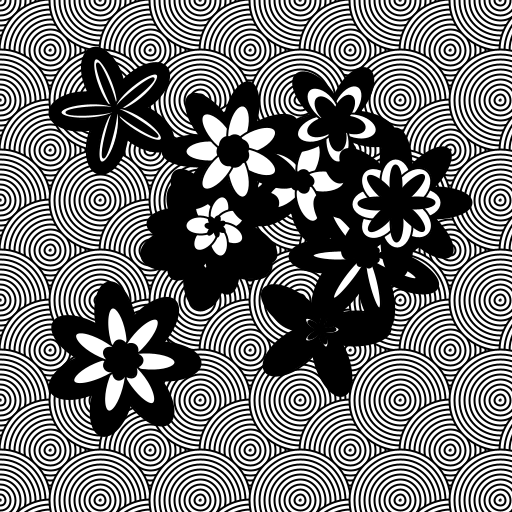
Frame 1 (no input)
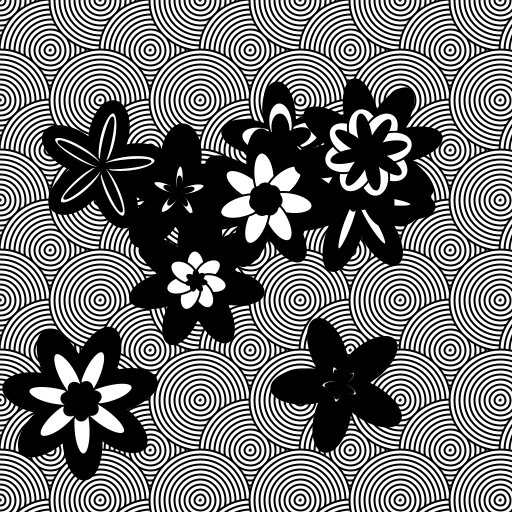
Frame 60 (the mouse pressed at the canvas centre just before this capture)
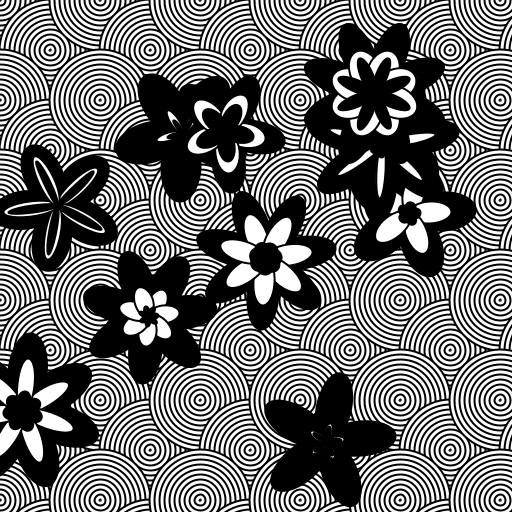
Frame 120 (the mouse held since frame 60 and released just before this capture)

The Processing sketch that drew these frames (run headless with seeded random() and noise(); from frame 60 on, the mouse is pressed at the canvas centre):

// Processing sketch: processing_2297
// ── processing_2297.pde

// 
// concentro b&w
//

int NUM_ROSETTES = 10;

ArrayList rosettes;
PImage cached_bg;

void setup() { 
  size(512, 512); 
  colorMode(RGB, 100);
  smooth();
  
  concentricBackground();
  cached_bg = get();

  rosettes = new ArrayList(NUM_ROSETTES);
  for (int i = 0; i < NUM_ROSETTES; ++i) {
    rosettes.add(new Rosette());
  }
  
}
 
void draw() { 
  image(cached_bg, 0, 0);
  stroke(0);
  for (int i = 0; i < NUM_ROSETTES; ++i) {
    Rosette r = (Rosette)rosettes.get(i);
    r.doDraw();
  }
  if (random(100) < 0.1) reset();
} 

void keyPressed() {
  reset();
}

void reset() {
  for (int i = 0; i < NUM_ROSETTES; ++i) {
    Rosette r = (Rosette)rosettes.get(i);
    r.reset();
  }
}

// half closed interval
float rrand(float min_val, float max_val) {
  return (random(max_val - min_val) + min_val);
}

void concentricBackground() {
  for (int i = 0; i < width; i += 100) {
    for (int j = 0; j < height; j += 100) {
      pushMatrix();
      translate(i, j);
      concentro(101);
      translate(50, 50);
      concentro(101);
      popMatrix(); 
    }
  }
}  

void concentro(int csize) {
  fill(100);
  stroke(0);
  strokeWeight(2); 
  
  for ( ; csize > 0; csize -= 10) {
    ellipse(0, 0, csize, csize);
  }
}

// My faithful friend Turtle-K
class TurtleK { 
  float direction;  // in radians
  float posX; 
  float posY; 
 
  TurtleK() { 
    direction = posX = posY = 0; 
  } 
 
  void turn(float deg) { 
    direction += deg;
    while (direction > TWO_PI) direction -= TWO_PI;
  } 
 
  void forward(float steps) { 
    float newX = cos(direction) * steps + posX;
    float newY = sin(direction) * steps + posY;
    
    posX = newX;
    posY = newY;
  } 
}

class Rosette extends TurtleK {
  int num_petals;
  ArrayList layers;
  
  class Layer {
    float petal_width;
    float petal_height;
  }
  
  Rosette() {
    reset();
  }
  
  void reset() {
    int margin = 100;  // no "const int"?
    int num_layers = 3;

    posX = rrand(margin, width - margin);
    posY = rrand(margin, height - margin);
    direction = random(TWO_PI);
    num_petals = int(rrand(5, 9));
    
    float petal_width = rrand(30, 40);
    float petal_height = rrand(60, 80);
    layers = new ArrayList();
    for (int i = 0; i < num_layers; i++) {
      Layer ll = new Layer();
      ll.petal_width = petal_width;
      ll.petal_height = petal_height;
      layers.add(ll);
      
      petal_width *= random(0.8) + 0.2;
      petal_height *= random(0.8) + 0.2;
      if (petal_width > petal_height) {
        // a language where you can't write a swap function DOES NOT COMPUTE
        float temp = petal_width;
        petal_width = petal_height;
        petal_height = temp;
      }
    }
  }
  
  void doDraw() {
    pushMatrix();
    translate(posX, posY);
    rotate(direction);
    for (int i = 0; i < layers.size(); i++) {
      Layer ll = (Layer)layers.get(i);
      fill(i % 2 * 100);
      rosette(num_petals, ll.petal_width, ll.petal_height);
    }
    popMatrix();
    
    turn(0.01);
    forward(1);
  }
}  


void rosette(int petal_count, float petal_width, float petal_height) {
  stroke(0);
  strokeWeight(2); 

  pushMatrix();
  float rotation = TWO_PI/petal_count;
  for (int i = 0; i < petal_count; ++i) {
    rotate(rotation);
    ellipse(0, petal_height/2, petal_width, petal_height);
  } 
  popMatrix();
}
